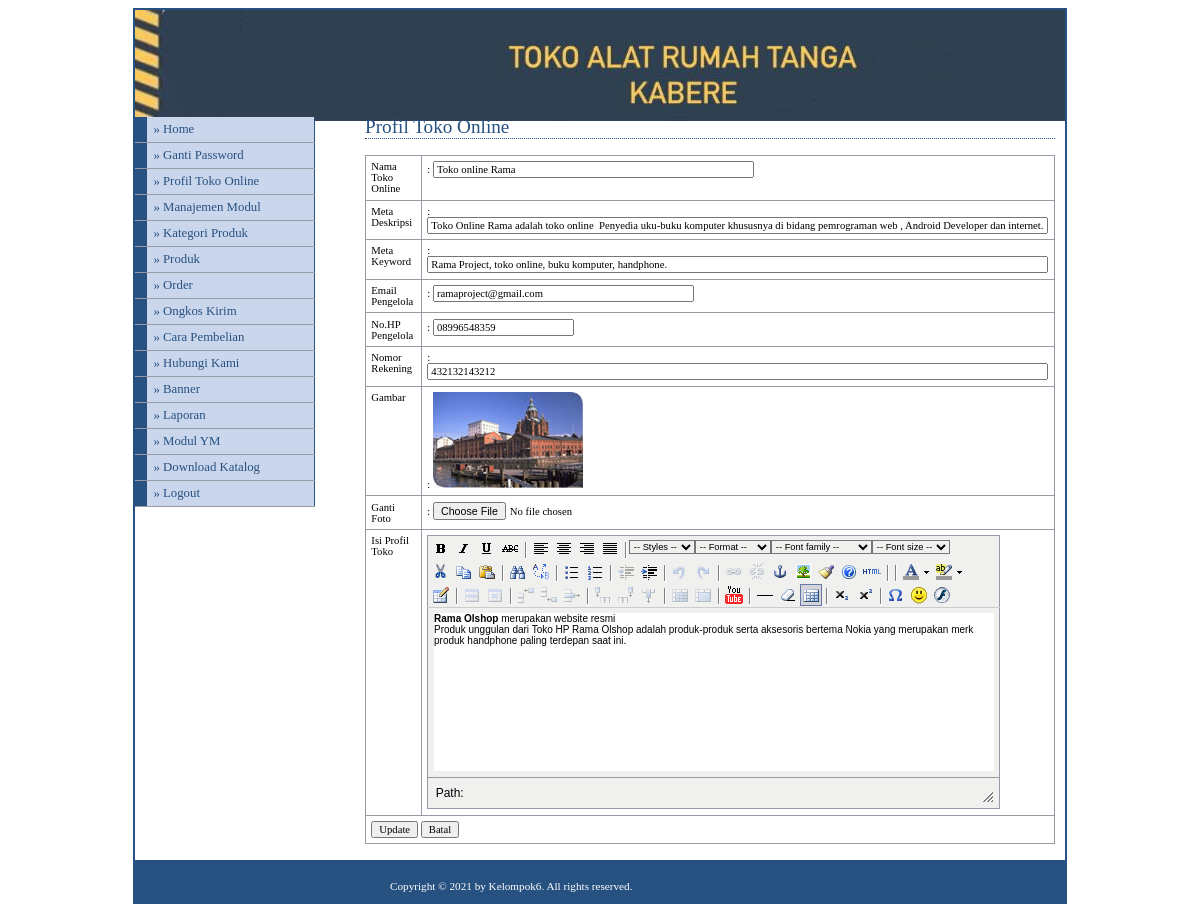
Screenshot of /adminrama/media.php?module=profil (signed in) with the database file from the repository.
### tables this page shows
CREATE TABLE `modul` (
  `id_modul` int(5) NOT NULL,
  `nama_modul` varchar(50) NOT NULL,
  `link` varchar(100) NOT NULL,
  `static_content` text NOT NULL,
  `gambar` varchar(100) NOT NULL,
  `status` enum('user','admin') NOT NULL,
  `aktif` enum('Y','N') NOT NULL,
  `urutan` int(5) NOT NULL,
  `nama_toko` varchar(100) NOT NULL,
  `meta_deskripsi` varchar(200) NOT NULL,
  `meta_keyword` varchar(200) NOT NULL,
  `email_pengelola` varchar(100) NOT NULL,
  `nomor_rekening` varchar(100) NOT NULL,
  `nomor_hp` varchar(20) NOT NULL
);

### adminrama/menu.php (the view, shortened to what this page needs)
<?php
if ($_SESSION[leveluser]=='admin'){
  $sql=mysql_query("select * from modul where aktif='Y' order by urutan");
}
else{
  $sql=mysql_query("select * from modul where status='user' and aktif='Y' order by urutan");
}
while ($m=mysql_fetch_array($sql)){
  echo "<li><a href='$m[link]'>&#187; $m[nama_modul]</a></li>";
}
?>

### adminrama/media.php (shortened to what this page needs)
<?php
if (empty($_SESSION[username]) AND empty($_SESSION[passuser])){
  echo "<link href='style.css' rel='stylesheet' type='text/css'>
 <center>Untuk mengakses modul, Anda harus login <br>";
  echo "<a href=index.php><b>LOGIN</b></a></center>";
}
else{
?>
<html>
<head>
<link href="style.css" rel="stylesheet" type="text/css" />
</head>
<body>
<div id="header">
	<div id="menu">
      <ul>
        <li><a href=?module=home>&#187; Home</a></li>
        <?php include "menu.php"; ?>
        <li><a href=logout.php>&#187; Logout</a></li>
      </ul>
	    <p>&nbsp;</p>
 	</div>
  <div id="content">
		<?php include "content.php"; ?>
  </div>
		<div id="footer">
			Copyright &copy; 2021 by Kelompok6. All rights reserved.
		</div>
</div>
</body>
</html>
<?php
}
?>

### adminrama/content.php (shortened to what this page needs)
<?php
include "../config/library.php";
if ($_GET[module]=='home'){
  if ($_SESSION['leveluser']=='admin'){
  echo "<h2>Selamat Datang</h2>
          <p>Hai <b>$_SESSION[namalengkap]</b>, selamat datang di halaman Administrator.<br> Silahkan klik menu pilihan yang berada
          di sebelah kiri untuk mengelola content website. </p>
          <p>&nbsp;</p><p>&nbsp;</p><p>&nbsp;</p><p>&nbsp;</p><p>&nbsp;</p><p>&nbsp;</p><p>&nbsp;</p><p>&nbsp;</p>
          <p align=right>Login : $hari_ini, ";
  echo tgl_indo(date("Y m d"));
  echo " | ";
  echo date("H:i:s");
  echo " WIB</p>";
  }
}
elseif ($_GET[module]=='modul'){
  if ($_SESSION['leveluser']=='admin'){
    include "modul/mod_modul/modul.php";
  }
}
elseif ($_GET[module]=='kategori'){
  if ($_SESSION['leveluser']=='admin'){
    include "modul/mod_kategori/kategori.php";
  }
}
elseif ($_GET[module]=='produk'){
  if ($_SESSION['leveluser']=='admin'){
    include "modul/mod_produk/produk.php";
  }
}
elseif ($_GET[module]=='order'){
  if ($_SESSION['leveluser']=='admin'){
    include "modul/mod_order/order.php";
  }
}
elseif ($_GET[module]=='profil'){
  if ($_SESSION['leveluser']=='admin'){
    include "modul/mod_profil/profil.php";
  }
}
elseif ($_GET[module]=='hubungi'){
  if ($_SESSION['leveluser']=='admin'){
    include "modul/mod_hubungi/hubungi.php";
  }
}
elseif ($_GET[module]=='carabeli'){
  if ($_SESSION['leveluser']=='admin'){
    include "modul/mod_carabeli/carabeli.php";
  }
}
elseif ($_GET[module]=='banner'){
  if ($_SESSION['leveluser']=='admin'){
    include "modul/mod_banner/banner.php";
  }
}
elseif ($_GET[module]=='ongkoskirim'){
  if ($_SESSION['leveluser']=='admin'){
    include "modul/mod_ongkoskirim/ongkoskirim.php";
  }
}
elseif ($_GET[module]=='password'){
  if ($_SESSION['leveluser']=='admin'){
    include "modul/mod_password/password.php";
  }
}
elseif ($_GET[module]=='laporan'){
  if ($_SESSION['leveluser']=='admin'){
    include "modul/mod_laporan/laporan.php";
  }
}
elseif ($_GET[module]=='ym'){
  if ($_SESSION['leveluser']=='admin'){
    include "modul/mod_ym/ym.php";
  }
}
elseif ($_GET[module]=='download'){
  if ($_SESSION['leveluser']=='admin'){
    include "modul/mod_download/download.php";
  }
}
else{
  echo "<p><b>MODUL BELUM ADA ATAU BELUM LENGKAP</b></p>";
}
?>

### adminrama/modul/mod_profil/profil.php
<?php
$aksi="modul/mod_profil/aksi_profil.php";
switch($_GET[act]){
  default:
    $sql  = mysql_query("SELECT * FROM modul WHERE id_modul='43'");
    $r    = mysql_fetch_array($sql);
    echo "<h2>Profil Toko Online</h2>
          <form method=POST enctype='multipart/form-data' action=$aksi?module=profil&act=update>
          <input type=hidden name=id value=$r[id_modul]>
          <table>
          <tr><td>Nama Toko Online</td><td> : <input type=text name='nama_toko' value='$r[nama_toko]' size=50></td></tr>
          <tr><td>Meta Deskripsi</td><td> : <input type=text name='meta_deskripsi' value='$r[meta_deskripsi]' size=100></td></tr>
          <tr><td>Meta Keyword</td><td> : <input type=text name='meta_keyword' value='$r[meta_keyword]' size=100></td></tr>
          <tr><td>Email Pengelola</td><td> : <input type=text name='email_pengelola' value='$r[email_pengelola]' size=40></td></tr>
          <tr><td>No.HP Pengelola</td><td> : <input type=text name='nomor_hp' value='$r[nomor_hp]'></td></tr>
          <tr><td>Nomor Rekening</td><td> : <input type=text name='nomor_rekening' value='$r[nomor_rekening]' size=100></td></tr>
          <tr><td>Gambar</td><td> : <img src=../foto_banner/$r[gambar]></td></tr>
         <tr><td>Ganti Foto</td><td> : <input type=file size=30 name=fupload></td></tr>
         <tr><td>Isi Profil Toko</td><td><textarea name='isi' style='width: 560px; height: 250px;'>$r[static_content]</textarea></td></tr>
         <tr><td colspan=2><input type=submit value=Update>
                           <input type=button value=Batal onclick=self.history.back()></td></tr>
         </form></table>";
    break;
}
?>

### adminrama/style.css (style rules this page uses)
body { font-family: Tahoma; text-align: center; }
#header { position: relative; background-image: url(images/header1.jpg); background-repeat: no-repeat; margin-right: auto; margin-left: auto; width: 930px; border: 2px solid #265180; padding-top: 70px; text-align: left; }
#content { margin-left: 230px; padding: 20px 10px 0 0; }
#menu { position: relative; float: left; top: 37px; left: 0; width: 180px; }
#menu ul { list-style: none; margin: 0; padding: 0; border: none; }
#menu li { width: 180px; border-bottom: 1px solid #969BA5; margin: 0; padding: 0; font-size: 80%; vertical-align: bottom; }
#menu a:link, #menu a:visited { display: block; padding: 5px 5px 5px 0.5em; border-left: 12px solid #265180; border-right: 1px solid #265180; background-color: #CAD6EC; color: #265180; text-decoration: none; }
a:link,a:visited { color:#265180; }
h2 { font: normal 120% Georgia; color: #265180; background-color: transparent; border-bottom: 1px dotted #265180; }
table { font-family: Tahoma; font-size: 8pt; border-width: 1px; border-style: solid; border-color: #999999; border-collapse: collapse; margin: 10px 0px; }
td { padding: 0.5em; vertical-align: top; border-width: 1px; border-style: solid; border-color: #969BA5; border-collapse: collapse; }
input,textarea,select { font-family: Tahoma; font-size: 8pt; }
#footer { clear :both; padding: 20px 0 10px 255px; font-size: 70%; color: #FFFFFF; background-color: #265180; }

### tinymcpuk/themes/advanced/css/editor_content.css (style rules this page uses)
body, td, pre { font-family: Verdana, Arial, Helvetica, sans-serif; font-size: 10px; }
body { background-color: #FFFFFF; }

### rows the page displays
modul: nama_modul "Ganti Password"
modul: nama_modul "Profil Toko Online", nama_toko "Toko online Rama", meta_deskripsi "Toko Online Rama adalah toko online Penyedia uku-buku komputer khususnya di bidang pemrograman web , Android Developer dan internet.", meta_keyword "Rama Project, toko online, buku komputer, handphone.", email_pengelola "ramaproject@gmail.com", nomor_hp "08996548359", nomor_rekening "432132143212", gambar (picture)
modul: nama_modul "Manajemen Modul"
modul: nama_modul "Kategori Produk"
modul: nama_modul "Produk"
modul: nama_modul "Order"
modul: nama_modul "Ongkos Kirim"
modul: nama_modul "Cara Pembelian"
modul: nama_modul "Hubungi Kami"
modul: nama_modul "Banner"
modul: nama_modul "Laporan"
modul: nama_modul "Modul YM"
modul: nama_modul "Download Katalog"
